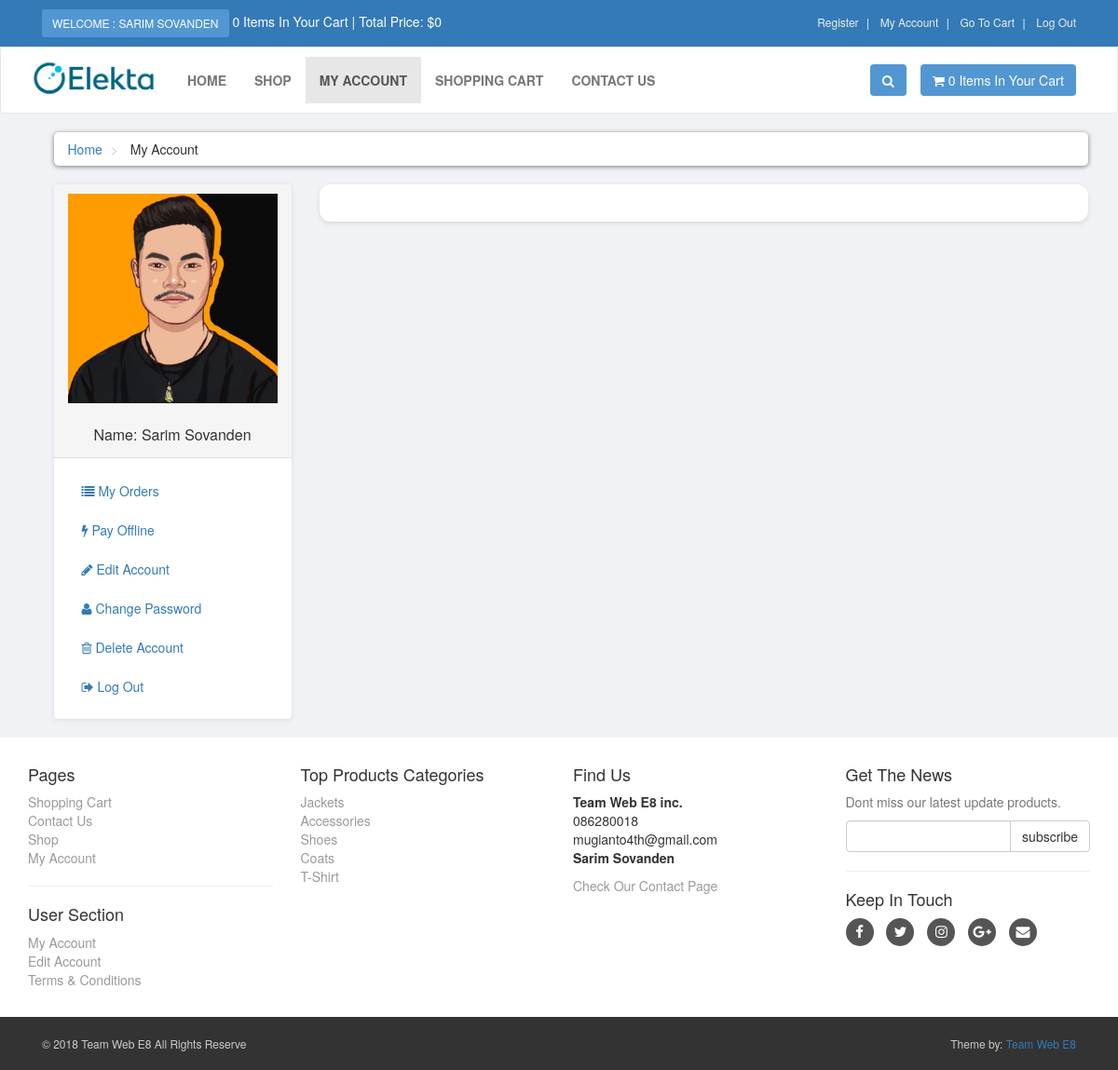
The app's page /customer/my_account.php (signed in) with its own data.
### tables this page shows
CREATE TABLE `customers` (
  `customer_id` int(10) NOT NULL,
  `customer_name` varchar(255) NOT NULL,
  `customer_email` varchar(255) NOT NULL,
  `customer_pass` varchar(255) NOT NULL,
  `customer_country` text NOT NULL,
  `customer_city` text NOT NULL,
  `customer_contact` varchar(255) NOT NULL,
  `customer_address` text NOT NULL,
  `customer_image` text NOT NULL,
  `customer_ip` text NOT NULL
);

CREATE TABLE `product_categories` (
  `p_cat_id` int(10) NOT NULL,
  `p_cat_title` text NOT NULL,
  `p_cat_desc` text NOT NULL
);

### customer/my_account.php (the view, shortened to what this page needs)
<?php
if(!isset($_SESSION['customer_email'])){
    echo "<script>window.open('../checkout.php','_self')</script>";
}else{
include("includes/db.php");
include("functions/functions.php");
?>
<!DOCTYPE html>
<html lang="en">
<head>
    <link rel="stylesheet" href="styles/bootstrap-337.min.css">
    <link rel="stylesheet" href="font-awsome/css/font-awesome.min.css">
    <link rel="stylesheet" href="styles/style.css">
</head>
<body>
    <div id="top">
        <div class="container">
            <div class="col-md-6 offer">
                <a href="#" class="btn btn-name-top btn-sm">
                    <?php
$customer_session = $_SESSION['customer_email'];
        $get_customer = "select * from customers where customer_email='$customer_session'";
        $run_customer = mysqli_query($con,$get_customer);
        $row_customer = mysqli_fetch_array($run_customer);
        $customer_name = $row_customer['customer_name'];
                   if(!isset($_SESSION['customer_email'])){
                       echo "Welcome: Guest";
                   }else{
                    echo"Welcome : $customer_name";
                   }
                   ?>
                </a>
                <a href="checkout.php"> <?php items(); ?> Items In Your Cart | Total Price: <?php total_price(); ?> </a>
            </div>
            <div class="col-md-6">
                <ul class="menu">
                    <li>
                        <a href="../customer_register.php">Register</a>
                    </li>
                    <li>
                        <a href="my_account.php">My Account</a>
                    </li>
                    <li>
                        <a href="../cart.php">Go To Cart</a>
                    </li>
                    <li>
                        <a href="../checkout.php">
                            <?php
                           if(!isset($_SESSION['customer_email'])){
                                echo "<a href='checkout.php'> Login </a>";
                               }else{
                                echo " <a href='../logout.php'> Log Out </a> ";
                               }
                         ?>
                        </a>
                    </li>
                </ul>
            </div>
        </div>
    </div>
    <div id="navbar" class="navbar navbar-default">
        <div class="container">
            <div class="navbar-header">
                <a href="../index.php" class="navbar-brand home">
                    <img class="header-logo" src="images/logo2.png" alt="M-dev-Store Logo" class="hidden-xs">
                </a>
            </div>
            <div class="navbar-collapse collapse" id="navigation">
                <div class="padding-nav">
                    <ul class="nav navbar-nav left">
                        <li>
                            <a href="../index.php">Home</a>
                        </li>
                        <li>
                            <a href="../shop.php">Shop</a>
                        </li>
                        <li class="active">
                            <a href="my_account.php">My Account</a>
                        </li>
                        <li>
                            <a href="../cart.php">Shopping Cart</a>
                        </li>
                        <li>
                            <a href="../contact.php">Contact Us</a>
                        </li>
                    </ul>
                </div>
                <a href="../cart.php" class="btn navbar-btn btn-name-cart right">
                    <i class="fa fa-shopping-cart"></i>
                    <span><?php items(); ?> Items In Your Cart</span>
                </a>
                <div class="navbar-collapse collapse right">
                    <button class="btn btn-name-cart navbar-btn" type="button" data-toggle="collapse"
                        data-target="#search">
                        <i class="fa fa-search"></i>
                    </button>
                </div>
            </div>
        </div>
    </div>
    <div id="content">
        <div class="container">
            <div class="col-md-12">
                <ul class="breadcrumb">
                    <li>
                        <a href="index.php">Home</a>
                    </li>
                    <li>
                        My Account
                    </li>
                </ul>
            </div>
            <div class="col-md-3">
                <?php
    include("includes/sidebar.php");
    ?>
            </div>
            <div class="col-md-9">
                <div class="box">
                </div>
            </div>
        </div>
    </div>
    <?php
    include("includes/footer.php");
    ?>
</body>
</html>
<?php } ?>

### customer/includes/sidebar.php
<div class="panel panel-default sidebar-menu">
    <div class="panel-heading">
        <?php
        $customer_session = $_SESSION['customer_email'];
        $get_customer = "select * from customers where customer_email='$customer_session'";
        $run_customer = mysqli_query($con,$get_customer);
        $row_customer = mysqli_fetch_array($run_customer);
        $customer_image = $row_customer['customer_image'];
        $customer_name = $row_customer['customer_name'];
        if(!isset($_SESSION['customer_email'])){
            echo"<h1>Please Login to your account</h1>";
        }else{
            echo "
                <center>
                    <img src='customer_images/$customer_image' class='img-responsive' >
                </center>
                <br/>
                <h3 class='panel-title' align='center'>
                    Name: $customer_name
                </h3>
            ";
        }
        ?>
    </div>
    <div class="panel-body">
        <ul class="nav-pills nav-stacked nav">
            <li class="<?php if(isset($_GET['my_orders'])){ echo "active"; } ?>">
                <a href="my_account.php?my_orders">
                    <i class="fa fa-list"></i> My Orders
                </a>
            </li>
            <li class="<?php if(isset($_GET['pay_offline'])){ echo "active"; } ?>">
                <a href="my_account.php?pay_offline">
                    <i class="fa fa-bolt"></i> Pay Offline
                </a>
            </li>
            <li class="<?php if(isset($_GET['edit_account'])){ echo "active"; } ?>">
                <a href="my_account.php?edit_account">
                    <i class="fa fa-pencil"></i> Edit Account
                </a>
            </li>
            <li class="<?php if(isset($_GET['change_pass'])){ echo "active"; } ?>">
                <a href="my_account.php?change_pass">
                    <i class="fa fa-user"></i> Change Password
                </a>
            </li>
            <li class="<?php if(isset($_GET['delete_account'])){ echo "active"; } ?>">
                <a href="my_account.php?delete_account">
                    <i class="fa fa-trash-o"></i> Delete Account
                </a>
            </li>
            <li>
                <a href="../logout.php">
                    <i class="fa fa-sign-out"></i> Log Out
                </a>
            </li>
        </ul>
    </div>
</div>

### customer/includes/footer.php (shortened to what this page needs)
<div id="footer">
    <div class="container">
        <div class="row">
            <div class="col-sm-6 col-md-3">
                <h4>Pages</h4>
                <ul>
                    <li><a href="../cart.php">Shopping Cart</a></li>
                    <li><a href="../contact.php">Contact Us</a></li>
                    <li><a href="../shop.php">Shop</a></li>
                    <li><a href="my_account.php">My Account</a></li>
                </ul>
                <hr>
                <h4>User Section</h4>
                <ul>
                    <?php
                           if(!isset($_SESSION['customer_email'])){
                               echo"<a href='../checkout.php'>Login</a>";
                           }else{
                              echo"<a href='my_account.php?my_orders'>My Account</a>";
                           }
                           ?>
                    <li>
                        <?php
                           if(!isset($_SESSION['customer_email'])){
                               echo"<a href='../checkout.php'>Login</a>";
                           }else{
                              echo"<a href='my_account.php?edit_account'>Edit Account</a>";
                           }
                           ?>
                    </li>
                    <li><a href="../terms.php">Terms & Conditions</a></li>
                </ul>
            </div>
            <div class="com-sm-6 col-md-3">
                <h4>Top Products Categories</h4>
                <ul>
                    <?php
                        $get_p_cats = "select * from product_categories";
                        $run_p_cats = mysqli_query($con,$get_p_cats);
                        while($row_p_cats=mysqli_fetch_array($run_p_cats)){
                            $p_cat_id = $row_p_cats['p_cat_id'];
                            $p_cat_title = $row_p_cats['p_cat_title'];
                            echo "
                                <li>
                                    <a href='../shop.php?p_cat=$p_cat_id'>
                                        $p_cat_title
                                    </a>
                                </li>
                            ";
                        }
                    ?>
                </ul>
            </div>
            <div class="col-sm-6 col-md-3">
                <h4>Find Us</h4>
                <p>
                    <strong>Team Web E8 inc.</strong>
                    <br />086280018
                    <br />mugianto4th@gmail.com
                    <br /><strong>Sarim Sovanden</strong>
                </p>
                <a href="../contact.php">Check Our Contact Page</a>
            </div>
            <div class="col-sm-6 col-md-3">
                <h4>Get The News</h4>
                <p class="text-muted">
                    Dont miss our latest update products.
                </p>
                <form action="https://feedburner.google.com/fb/a/mailverify" method="post" target="popupwindow"
                    onsubmit="window.open('https://feedburner.google.com/fb/a/mailverify?uri=M-devMedia', 'popupwindow', 'scrollbars=yes,width=550,height=520');return true"
                    method="post">
                    <div class="input-group">
                        <input type="text" class="form-control" name="email">
                        <span class="input-group-btn">
                            <input type="submit" value="subscribe" class="btn btn-default">
                        </span>
                    </div>
                </form>
                <hr>
                <h4>Keep In Touch</h4>
                <p class="social">
                    <a href="../#" class="fa fa-facebook"></a>
                    <a href="../#" class="fa fa-twitter"></a>
                    <a href="../#" class="fa fa-instagram"></a>
                    <a href="../#" class="fa fa-google-plus"></a>
                    <a href="../#" class="fa fa-envelope"></a>
                </p>
            </div>
        </div>
    </div>
</div>
<div id="copyright">
    <div class="container">
        <div class="col-md-6">
            <p class="pull-left">&copy; 2018 Team Web E8 All Rights Reserve</p>
        </div>
        <div class="col-md-6">
            <p class="pull-right">Theme by: <a href="#">Team Web E8</a></p>
        </div>
    </div>
</div>

### customer/styles/style.css (style rules this page uses)
body { font-size: 14px; line-height: 1.42857143; color: #333333; background-color: #f0f2f5; overflow-x: hidden; }
#top { background-color: #337ab7; padding: 10px 0; }
#top .offer { color: #ffffff; color: black; }
#top .offer .btn { text-transform: uppercase; }
#top a { color: #ffffff; }
#top ul.menu { padding-top: 5px; margin: 0px; text-align: right; font-size: 12px; list-style: none; }
#top ul.menu > li { display: inline-block; }
#top ul.menu > li a { color: #eeeeee; }
#top ul.menu > li + li:before { content: "|\00a0"; color: #f7f7f7; padding: 0 5px; }
.navbar { background: #ffffff; }
.navbar-collapse .right { float: right; }
.navbar-brand { float: left; padding: 10px 15px; font-size: 18px; line-height: 20px; height: 70px; }
.navbar ul.nav > li > a { text-transform: uppercase; font-weight: bold; font-size: 14px; }
.padding-nav { padding-top: 10px; }
.box { background: #ffffff; margin: 0 0 30px; box-sizing: border-box; padding: 20px; box-shadow: 0px 2px 5px rgba(0, 0, 0, 0.1); border-radius: 12px; }
#content { padding-left: 25px; }
.breadcrumb { padding: 8px 15px; margin-bottom: 20px; background: #ffffff; border-radius: 5px; box-shadow: 0px 1px 5px rgba(0, 0, 0, 0.5); }
.breadcrumb > li + li:before { content: ">\00a0"; color: #cccccc; }
#content .panel.sidebar-menu { box-sizing: border-box; border: none; box-shadow: 0px 1px 5px rgba(0, 0, 0, 0.1); }
#content .panel.sidebar-menu h3 { padding: 5px 0px; margin: 0px; }
.panel-heading { background-color: #4c99db; color: white; }
#footer { background-color: #fff; padding: 20px 0; }
#footer a { color: #999999; padding: 0; text-decoration: none; }
#footer ul { list-style: none; padding-left: 0px; }
#footer .social { text-align: left; }
#footer .social a { margin: 0px 10px 0px 0px; display: inline-block; color: #ffffff; width: 30px; height: 30px; border-radius: 15px; line-height: 30px; font-size: 15px; text-align: center; vertical-align: bottom; background: #555555; text-decoration: none; }
#copyright { background: #333333; color: #cccccc; padding: 20px 0px; font-size: 12px; }
#copyright p { margin: 0px; }
.btn-name-top { background-color: #5297d2; }
.btn-name-cart { background-color: #5297d2; color: white; }
.header-logo { width: 141px !important; }

### records on screen
customers: customer_name "SARIM SOVANDEN", customer_image (picture), customer_name "Sarim Sovanden"
product_categories: p_cat_title "Jackets"
product_categories: p_cat_title "Accessories"
product_categories: p_cat_title "Shoes"
product_categories: p_cat_title "Coats"
product_categories: p_cat_title "T-Shirt"

### other values on screen
$count_items "0 0"
$total "0"
